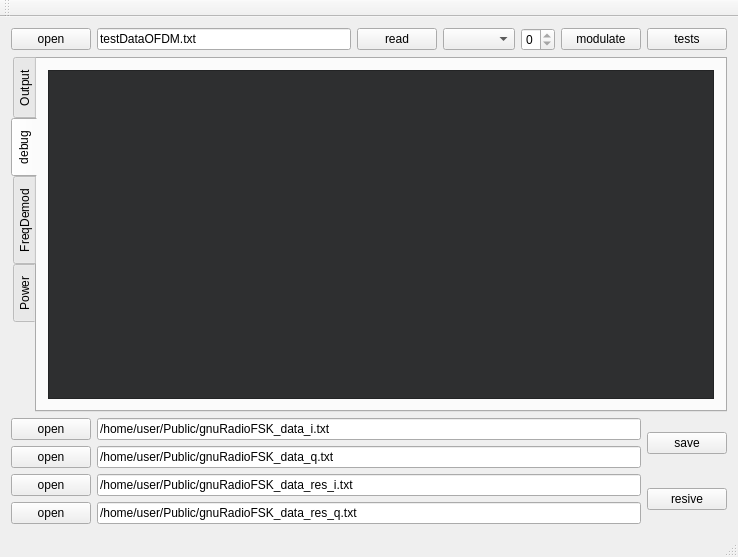
<?xml version="1.0" encoding="UTF-8"?>
<ui version="4.0">
 <class>WindowFSK</class>
 <widget class="QMainWindow" name="WindowFSK">
  <property name="geometry">
   <rect>
    <x>0</x>
    <y>0</y>
    <width>738</width>
    <height>557</height>
   </rect>
  </property>
  <property name="windowTitle">
   <string>WindowFSK</string>
  </property>
  <widget class="QWidget" name="centralWidget">
   <layout class="QGridLayout" name="gridLayout_4">
    <item row="0" column="0">
     <layout class="QHBoxLayout" name="horizontalLayout">
      <item>
       <widget class="QPushButton" name="pushButton_openData">
        <property name="text">
         <string>open</string>
        </property>
       </widget>
      </item>
      <item>
       <widget class="QLineEdit" name="lineEdit_fileData">
        <property name="text">
         <string>testDataOFDM.txt</string>
        </property>
       </widget>
      </item>
      <item>
       <widget class="QPushButton" name="pushButton_readData">
        <property name="text">
         <string>read</string>
        </property>
       </widget>
      </item>
     </layout>
    </item>
    <item row="0" column="1">
     <layout class="QHBoxLayout" name="horizontalLayout_5">
      <item>
       <widget class="QComboBox" name="comboBox_modulation"/>
      </item>
      <item>
       <widget class="QSpinBox" name="spinBox_symbolsData">
        <property name="maximum">
         <number>0</number>
        </property>
        <property name="displayIntegerBase">
         <number>10</number>
        </property>
       </widget>
      </item>
      <item>
       <widget class="QPushButton" name="pushButton_modulate">
        <property name="text">
         <string>modulate</string>
        </property>
       </widget>
      </item>
      <item>
       <widget class="QPushButton" name="pushButton_tests">
        <property name="text">
         <string>tests</string>
        </property>
       </widget>
      </item>
     </layout>
    </item>
    <item row="1" column="0" colspan="2">
     <widget class="QTabWidget" name="tabWidget_demapStector">
      <property name="tabPosition">
       <enum>QTabWidget::West</enum>
      </property>
      <property name="currentIndex">
       <number>1</number>
      </property>
      <property name="elideMode">
       <enum>Qt::ElideNone</enum>
      </property>
      <property name="usesScrollButtons">
       <bool>true</bool>
      </property>
      <property name="documentMode">
       <bool>false</bool>
      </property>
      <property name="tabsClosable">
       <bool>false</bool>
      </property>
      <property name="movable">
       <bool>true</bool>
      </property>
      <property name="tabBarAutoHide">
       <bool>false</bool>
      </property>
      <widget class="QWidget" name="output_tab">
       <attribute name="title">
        <string>Output</string>
       </attribute>
       <layout class="QGridLayout" name="gridLayout_2">
        <item row="0" column="0">
         <widget class="QCheckBox" name="checkBox_enData_I">
          <property name="enabled">
           <bool>false</bool>
          </property>
          <property name="text">
           <string>data_I</string>
          </property>
          <property name="checked">
           <bool>true</bool>
          </property>
         </widget>
        </item>
        <item row="0" column="1">
         <widget class="QCheckBox" name="checkBox_enData_Q">
          <property name="enabled">
           <bool>false</bool>
          </property>
          <property name="text">
           <string>data_Q</string>
          </property>
          <property name="checked">
           <bool>true</bool>
          </property>
         </widget>
        </item>
        <item row="1" column="0" colspan="2">
         <widget class="QCustomPlot" name="widget_otputGraph" native="true"/>
        </item>
       </layout>
      </widget>
      <widget class="QWidget" name="degugData_tab">
       <attribute name="title">
        <string>debug</string>
       </attribute>
       <layout class="QGridLayout" name="gridLayout">
        <item row="0" column="0">
         <widget class="QTextEdit" name="textEdit">
          <property name="sizePolicy">
           <sizepolicy hsizetype="Preferred" vsizetype="Expanding">
            <horstretch>0</horstretch>
            <verstretch>0</verstretch>
           </sizepolicy>
          </property>
          <property name="palette">
           <palette>
            <active>
             <colorrole role="Button">
              <brush brushstyle="SolidPattern">
               <color alpha="255">
                <red>46</red>
                <green>47</green>
                <blue>48</blue>
               </color>
              </brush>
             </colorrole>
             <colorrole role="Light">
              <brush brushstyle="SolidPattern">
               <color alpha="255">
                <red>255</red>
                <green>255</green>
                <blue>255</blue>
               </color>
              </brush>
             </colorrole>
             <colorrole role="Text">
              <brush brushstyle="SolidPattern">
               <color alpha="255">
                <red>4</red>
                <green>132</green>
                <blue>255</blue>
               </color>
              </brush>
             </colorrole>
             <colorrole role="Base">
              <brush brushstyle="SolidPattern">
               <color alpha="255">
                <red>46</red>
                <green>47</green>
                <blue>48</blue>
               </color>
              </brush>
             </colorrole>
             <colorrole role="Window">
              <brush brushstyle="SolidPattern">
               <color alpha="255">
                <red>46</red>
                <green>47</green>
                <blue>48</blue>
               </color>
              </brush>
             </colorrole>
            </active>
            <inactive>
             <colorrole role="Button">
              <brush brushstyle="SolidPattern">
               <color alpha="255">
                <red>46</red>
                <green>47</green>
                <blue>48</blue>
               </color>
              </brush>
             </colorrole>
             <colorrole role="Light">
              <brush brushstyle="SolidPattern">
               <color alpha="255">
                <red>255</red>
                <green>255</green>
                <blue>255</blue>
               </color>
              </brush>
             </colorrole>
             <colorrole role="Text">
              <brush brushstyle="SolidPattern">
               <color alpha="255">
                <red>4</red>
                <green>132</green>
                <blue>255</blue>
               </color>
              </brush>
             </colorrole>
             <colorrole role="Base">
              <brush brushstyle="SolidPattern">
               <color alpha="255">
                <red>46</red>
                <green>47</green>
                <blue>48</blue>
               </color>
              </brush>
             </colorrole>
             <colorrole role="Window">
              <brush brushstyle="SolidPattern">
               <color alpha="255">
                <red>46</red>
                <green>47</green>
                <blue>48</blue>
               </color>
              </brush>
             </colorrole>
            </inactive>
            <disabled>
             <colorrole role="Button">
              <brush brushstyle="SolidPattern">
               <color alpha="255">
                <red>46</red>
                <green>47</green>
                <blue>48</blue>
               </color>
              </brush>
             </colorrole>
             <colorrole role="Light">
              <brush brushstyle="SolidPattern">
               <color alpha="255">
                <red>255</red>
                <green>255</green>
                <blue>255</blue>
               </color>
              </brush>
             </colorrole>
             <colorrole role="Text">
              <brush brushstyle="SolidPattern">
               <color alpha="96">
                <red>164</red>
                <green>166</green>
                <blue>168</blue>
               </color>
              </brush>
             </colorrole>
             <colorrole role="Base">
              <brush brushstyle="SolidPattern">
               <color alpha="255">
                <red>46</red>
                <green>47</green>
                <blue>48</blue>
               </color>
              </brush>
             </colorrole>
             <colorrole role="Window">
              <brush brushstyle="SolidPattern">
               <color alpha="255">
                <red>46</red>
                <green>47</green>
                <blue>48</blue>
               </color>
              </brush>
             </colorrole>
            </disabled>
           </palette>
          </property>
          <property name="font">
           <font>
            <family>Times New Roman</family>
            <pointsize>12</pointsize>
           </font>
          </property>
          <property name="styleSheet">
           <string notr="true">QTextEdit{ background-color: rgb(46, 47, 48);}</string>
          </property>
         </widget>
        </item>
       </layout>
      </widget>
      <widget class="QWidget" name="tab_freqDemod">
       <attribute name="title">
        <string>FreqDemod</string>
       </attribute>
       <layout class="QGridLayout" name="gridLayout_3">
        <item row="0" column="0">
         <widget class="QCustomPlot" name="widget_plotFreqDemod" native="true"/>
        </item>
       </layout>
      </widget>
      <widget class="QWidget" name="tab_power">
       <attribute name="title">
        <string>Power</string>
       </attribute>
       <layout class="QGridLayout" name="gridLayout_5">
        <item row="0" column="0">
         <widget class="QCustomPlot" name="widget_plotPower" native="true"/>
        </item>
       </layout>
      </widget>
     </widget>
    </item>
    <item row="2" column="0" colspan="2">
     <layout class="QHBoxLayout" name="horizontalLayout_4">
      <item>
       <layout class="QVBoxLayout" name="verticalLayout">
        <item>
         <layout class="QHBoxLayout" name="horizontalLayout_2">
          <item>
           <widget class="QPushButton" name="pushButton_openSaveFile_i">
            <property name="text">
             <string>open</string>
            </property>
           </widget>
          </item>
          <item>
           <widget class="QLineEdit" name="lineEdit_fileSaveData_i">
            <property name="text">
             <string>/home/user/Public/gnuRadioFSK_data_i.txt</string>
            </property>
           </widget>
          </item>
         </layout>
        </item>
        <item>
         <layout class="QHBoxLayout" name="horizontalLayout_3">
          <item>
           <widget class="QPushButton" name="pushButton_openSaveFile_q">
            <property name="text">
             <string>open</string>
            </property>
           </widget>
          </item>
          <item>
           <widget class="QLineEdit" name="lineEdit_fileSaveData_q">
            <property name="text">
             <string>/home/user/Public/gnuRadioFSK_data_q.txt</string>
            </property>
           </widget>
          </item>
         </layout>
        </item>
       </layout>
      </item>
      <item>
       <widget class="QPushButton" name="pushButton_saveModData">
        <property name="text">
         <string>save</string>
        </property>
       </widget>
      </item>
     </layout>
    </item>
    <item row="3" column="0" colspan="2">
     <layout class="QHBoxLayout" name="horizontalLayout_6">
      <item>
       <layout class="QVBoxLayout" name="verticalLayout_2">
        <item>
         <layout class="QHBoxLayout" name="horizontalLayout_7">
          <item>
           <widget class="QPushButton" name="pushButton_openResiveFile_i">
            <property name="text">
             <string>open</string>
            </property>
           </widget>
          </item>
          <item>
           <widget class="QLineEdit" name="lineEdit_fileResiveData_i">
            <property name="text">
             <string>/home/user/Public/gnuRadioFSK_data_res_i.txt</string>
            </property>
           </widget>
          </item>
         </layout>
        </item>
        <item>
         <layout class="QHBoxLayout" name="horizontalLayout_8">
          <item>
           <widget class="QPushButton" name="pushButton_openResiveFile_q">
            <property name="text">
             <string>open</string>
            </property>
           </widget>
          </item>
          <item>
           <widget class="QLineEdit" name="lineEdit_fileResiveData_q">
            <property name="text">
             <string>/home/user/Public/gnuRadioFSK_data_res_q.txt</string>
            </property>
           </widget>
          </item>
         </layout>
        </item>
       </layout>
      </item>
      <item>
       <widget class="QPushButton" name="pushButton_testReciveData">
        <property name="text">
         <string>resive</string>
        </property>
       </widget>
      </item>
     </layout>
    </item>
   </layout>
  </widget>
  <widget class="QMenuBar" name="menuBar">
   <property name="geometry">
    <rect>
     <x>0</x>
     <y>0</y>
     <width>738</width>
     <height>22</height>
    </rect>
   </property>
  </widget>
  <widget class="QToolBar" name="mainToolBar">
   <attribute name="toolBarArea">
    <enum>TopToolBarArea</enum>
   </attribute>
   <attribute name="toolBarBreak">
    <bool>false</bool>
   </attribute>
  </widget>
  <widget class="QStatusBar" name="statusBar"/>
 </widget>
 <layoutdefault spacing="6" margin="11"/>
 <customwidgets>
  <customwidget>
   <class>QCustomPlot</class>
   <extends>QWidget</extends>
   <header>qcustomplot.h</header>
   <container>1</container>
  </customwidget>
 </customwidgets>
 <resources/>
 <connections/>
</ui>
